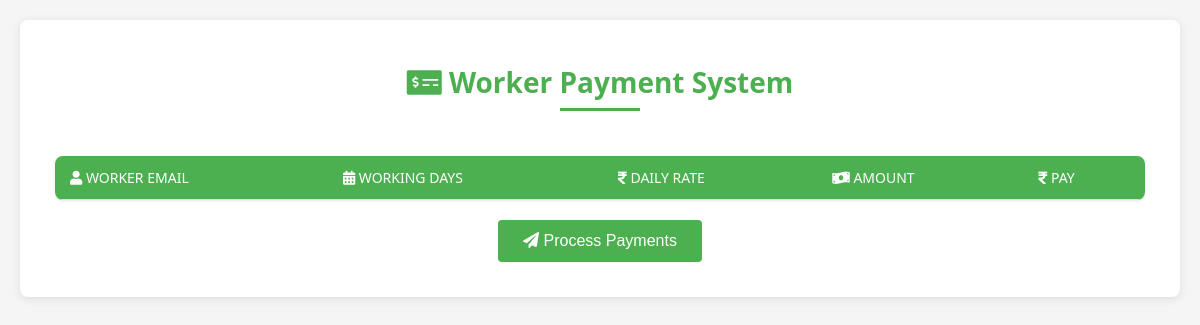
The app's page /php/worker_payment.php, older data.
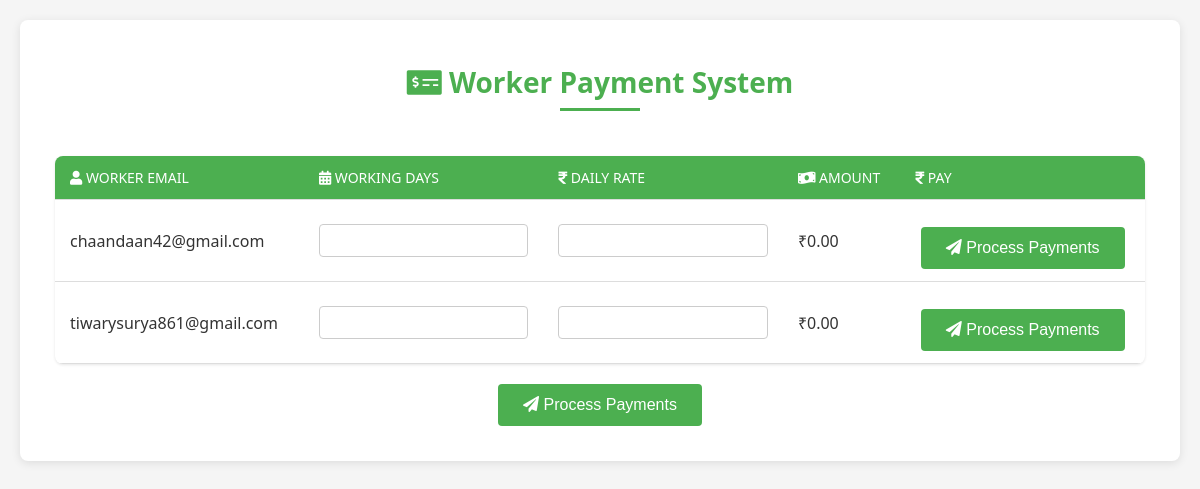
The same page, newer data.
### tables this page shows
CREATE TABLE `members` (
  `id` int(11) NOT NULL,
  `firstname` varchar(50) NOT NULL,
  `lastname` varchar(50) DEFAULT NULL,
  `email` varchar(50) NOT NULL,
  `phoneNumber` varchar(15) NOT NULL,
  `aadharNo` varchar(20) NOT NULL,
  `vehicle` varchar(255) DEFAULT NULL
);

### php/worker_payment.php (the view, shortened to what this page needs)
<?php
$host = 'localhost';
$db   = 'final';
$user = 'root';
$pass = '';
$conn = new mysqli($host, $user, $pass, $db);
?>
<!DOCTYPE html>
<html>
<head>
    <link href="https://cdnjs.cloudflare.com/ajax/libs/font-awesome/5.15.4/css/all.min.css" rel="stylesheet">
</head>
<body>
    <div class="container">
        <h2><i class="fas fa-money-check-alt"></i> Worker Payment System</h2>
        <div class="payment-form">
            <form method="post">
                <table>
                    <thead>
                        <tr>
                            <th><i class="fas fa-user"></i> Worker Email</th>
                            <th><i class="fas fa-calendar-alt"></i> Working Days</th>
                            <th><i class="fas fa-rupee-sign"></i> Daily Rate</th>
                            <th><i class="fas fa-money-bill-wave"></i> Amount</th>
                            <th><i class="fas fa-rupee-sign"></i> Pay</th>
                        </tr>
                    </thead>
                    <tbody>
                        <?php
                        $result = $conn->query("SELECT id, email FROM members");
                        while ($row = $result->fetch_assoc()) {
                            $id = $row['id'];
                            echo "<tr>";
                            echo "<td>" . htmlspecialchars($row['email']) . "</td>";
                            echo "<td><input type='number' name='payments[$id][days]' min='0' oninput='calculateAmount($id)'></td>";
                            echo "<td><input type='number' step='0.01' name='payments[$id][rate]' min='0' oninput='calculateAmount($id)'></td>";
                            echo "<td><span id='amount_$id'>₹0.00</span></td>";
                            echo"<td><button type='submit' class='submit-btn'><i class='fas fa-paper-plane'></i> Process Payments</button></td>";
                            echo "</tr>";
                        }
                        ?>
                    </tbody>
                </table>
                <button type="submit" class="submit-btn"><i class="fas fa-paper-plane"></i> Process Payments</button>
            </form>
        </div>
    </div>
</body>
</html>

Row changes from the older to the newer data that the page shows:
added members: email "chaandaan42@gmail.com"
added members: email "tiwarysurya861@gmail.com"
